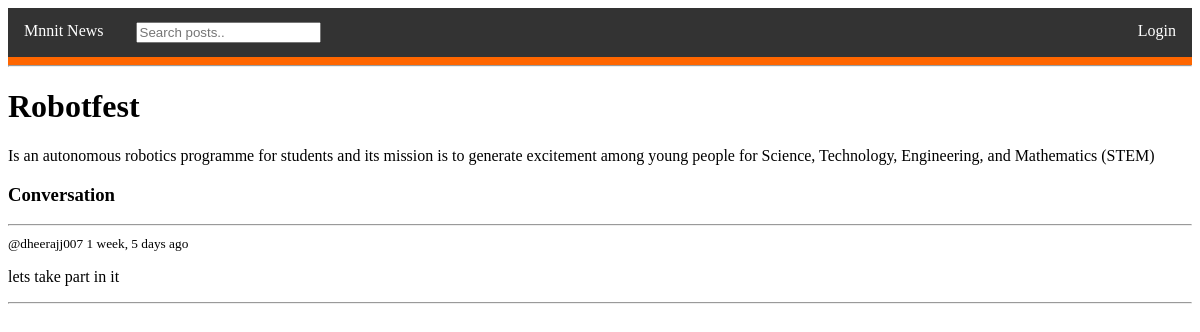
The page /post/14 on the database its author committed.
### base/models.py (models this page shows, shortened)
class Post(models.Model):
    creator = models.ForeignKey(User, on_delete=models.SET_NULL, null=True)
    topic = models.ForeignKey(Topic, on_delete=models.SET_NULL, null=True)
    name = models.CharField(max_length=200)
    description = models.TextField(null=True, blank=True)
    updated = models.DateTimeField(auto_now=True)
    created = models.DateTimeField(auto_now_add=True)
    class Meta:
        ordering = ['-updated', '-created']

class Message(models.Model):
    user = models.ForeignKey(User, on_delete=models.CASCADE)
    post = models.ForeignKey(Post, on_delete=models.CASCADE)
    body = models.TextField()
    updated = models.DateTimeField(auto_now=True)
    created = models.DateTimeField(auto_now_add=True)
    class Meta:
        ordering = ['-updated', '-created']

### base/views.py (the view, shortened to what this page needs)
def post(request, pk):
    post = Post.objects.get(id=pk)
    post_messages = post.message_set.all().order_by('-created')
    context = {'post': post, 'post_messages': post_messages}
    return render(request, 'base/post.html', context)

### base/templates/base/post.html (shortened to what this page needs)
{% extends 'main.html' %}
{% block content %}
<div class="post-container">
    <h1>{{post.name}}</h1>
    <p>{{post.description}}</p>
    <div class="comment-wrapper">
        <h3>Conversation</h3>
        <hr>
        {% for message in post_messages %}
            <div>
                <small>@{{message.user}}  {{message.created|timesince}} ago</small>
                <p>{{message.body}}</p>
                <hr>
            </div>
        {% endfor %}
    </div>
{% endblock %}

### rows shown on the page
Post: name "Robotfest", description "Is an autonomous robotics programme for students and its mission is to generate excitement among young people for Science, Technology, Engineering, and Mathematics (STEM)"
Message: user "dheerajj007", created "1 week, 5 days", body "lets take part in it"
